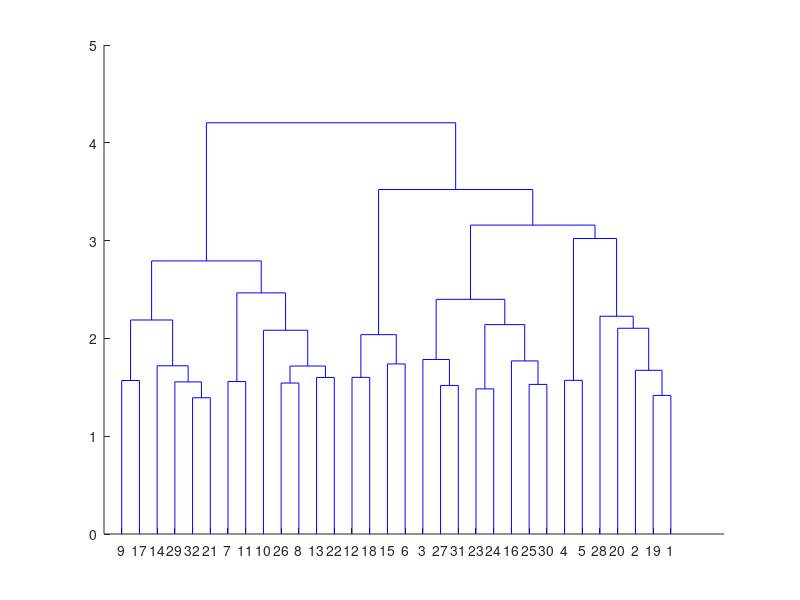
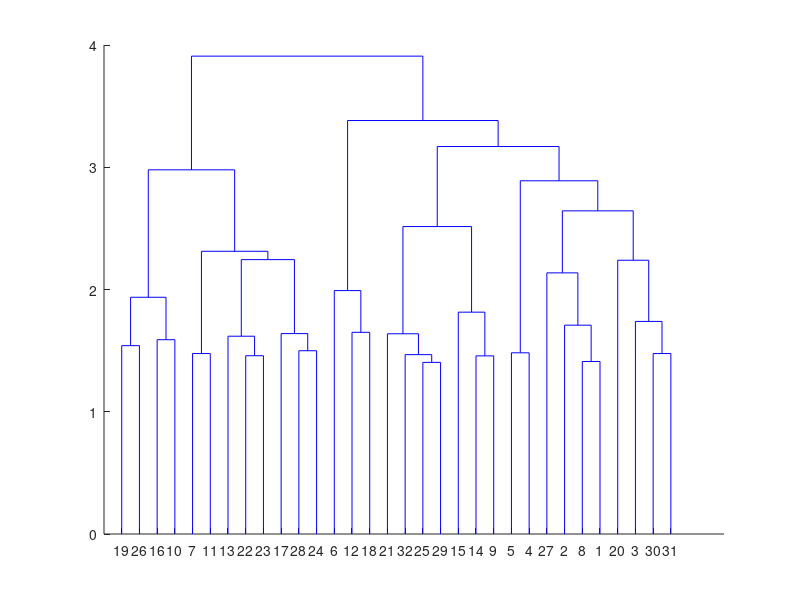

These figures' MATLAB source, in order: (Note: this script raises an error after producing the figures.)

clear
load workingNouns

tempWord=word;
tempDm_verb=dm_verb;
for thisT=32
    itemPerCat=128/thisT
for iter=1:20
    
    if iter==1 % first time through orhter use last
    Y=pdist(tempDm_verb,'correlation');
    Z=linkage(Y, 'ward');%,{'correlation'} )
    end
    
    
    allKill=[];
    [H,T] = dendrogram(Z,thisT,'Labels',tempWord' );%,'ColorThreshold');% ,Z(end-thisT+1,3) );
    
    for ii=1:thisT
        ind=find(T==ii);
        notInd=find(T~=ii);
        
        smallWord={tempWord{ind}};
        smallDm_verb=tempDm_verb(ind,:);
        goodness=(mean(corr(smallDm_verb')));
        X=corr(tempDm_verb');
        goodNess=mean(X(ind,ind))-mean(X(notInd,ind)); % with v across item level
        clear X
        [junk indG]=sort(goodness)
        killer=[];
%         if length(indG)-(7-iter)>0 %% this is backward
%             killer=indG(end-(7-iter):end);
%         end
        if length(indG)>itemPerCat
            killer=indG(1);
        end
        %     killer=randperm(length(ind),length(ind)-9);
        killer=ind(killer);
        allKill=[allKill; killer];
    end
    tempWord(allKill)=[];
    tempDm_verb(allKill,:)=[];
    Ttest=T;
    Ttest(allKill)=[];
    %
    Y=pdist(tempDm_verb,'correlation');
    Z=linkage(Y, 'ward');%,{'correlation'} )
    
    H1=figure;
    % for thisT
    [H,T] = dendrogram(Z,thisT,'Labels',tempWord');% ,'ColorThreshold' ,Z(end-thisT+1,3) );
    pause(.1)
    sortT=T;
    % end
    close(H1)
    
    [junk ind]=sortrows(sortT);
    
    wordSort=tempWord(ind);
    
    X=corr(tempDm_verb');
    X=X(ind,ind);
    myDiag=imresize(eye(thisT),size(X,1)/thisT,'Method','box');
    myDiag2=zeros(size(myDiag));
    sortTtest=sort(Ttest);
    for ii=1:length(junk)
        
        for jj=1:length(sortTtest)
            if sortTtest(ii)==sortTtest(jj)
                myDiag2(ii,jj)=sortTtest(ii);
            end
        end
    end
    %
    %     for ii=1:thisT
    %         tempVec=myDiag2;
    %         score(ii)=mean(X(myDiag2(:)==ii));
    %     end
    keepWord{iter}=tempWord;
    keepInd{iter}=ind;
    keepX{iter}=corr(tempDm_verb');
    %         targMat=getTargetMat;
    %         Xf=.5.*log((1+X)./(1-X));
    %         howWellCorr(iter)=corr(targMat(targMat(:)~=1),Xf(targMat(:)~=1));
    %% alos try log of score)
    [h p ci stat]=ttest2(X(myDiag(:)==1),X(myDiag(:)~=1));
    howWellT(iter)=stat.tstat;
    howWellDiff(iter)=mean(X(myDiag(:)==1))-mean(X(myDiag(:)~=1));
    howWell(iter)=mean(myDiag(:).*X(:));
    keepZ{iter}=Z;
end
end
%%
[junk nInd]=sort(howWell);
cc=0;
H2=figure;
H1=figure;
for ii=[ length(nInd)/2 length(nInd)]
    Z=keepZ{nInd(ii)};
    nWord=keepWord{nInd(ii)};
    clear sortT
    
       figure(H1)
       
    pause(.01)
    [H,T] = dendrogram(Z,length(Z),'Labels',keepWord{nInd(ii)} ,'ColorThreshold' ,Z(end-thisT+2,3) , 'Orientation' ,'left');%'reorder',keepInd{ii},
    
    for allClust=2:length(Z)
        [H,T] = dendrogram(Z,allClust,'Labels',nWord' ,'ColorThreshold' ,Z(end-allClust+1,3) );
        sortT(:,allClust)=T;
        pause(.00000001)
    end
    [junk ind]=sortrows(sortT);
    
    wordSort=nWord(ind);
    cc=cc+1;
    figure(H2)
    subplot(2,2,1+(cc-1)*2)
    imagesc(flipud(squeeze(keepX{nInd(ii)}(ind,ind))))
    subplot(2,2,2+(cc-1)*2)
    
    
    [H,T] = dendrogram(Z,length(nWord),'Labels',nWord' ,'ColorThreshold' ,Z(end-thisT+2,3) ,'reorder',ind, 'Orientation' ,'left');
 
    
    
    pause(.01)
       figure(H1)
end

    close(H1)